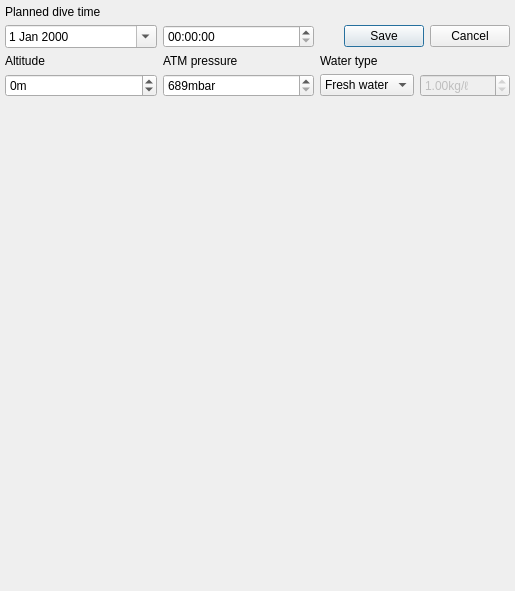
<?xml version="1.0" encoding="UTF-8"?>
<ui version="4.0">
 <class>DivePlanner</class>
 <widget class="QWidget" name="DivePlanner">
  <property name="enabled">
   <bool>true</bool>
  </property>
  <property name="geometry">
   <rect>
    <x>0</x>
    <y>0</y>
    <width>515</width>
    <height>591</height>
   </rect>
  </property>
  <layout class="QGridLayout" name="gridLayout">
   <property name="leftMargin">
    <number>5</number>
   </property>
   <property name="topMargin">
    <number>5</number>
   </property>
   <property name="rightMargin">
    <number>5</number>
   </property>
   <property name="bottomMargin">
    <number>5</number>
   </property>
   <property name="spacing">
    <number>0</number>
   </property>
   <item row="6" column="1">
    <widget class="QScrollArea" name="scrollArea">
     <property name="frameShape">
      <enum>QFrame::NoFrame</enum>
     </property>
     <property name="frameShadow">
      <enum>QFrame::Plain</enum>
     </property>
     <property name="widgetResizable">
      <bool>true</bool>
     </property>
     <widget class="QWidget" name="scrollAreaWidgetContents">
      <property name="geometry">
       <rect>
        <x>0</x>
        <y>0</y>
        <width>505</width>
        <height>581</height>
       </rect>
      </property>
      <layout class="QGridLayout" name="gridLayout_2">
       <property name="leftMargin">
        <number>0</number>
       </property>
       <property name="topMargin">
        <number>0</number>
       </property>
       <property name="rightMargin">
        <number>0</number>
       </property>
       <property name="bottomMargin">
        <number>0</number>
       </property>
       <item row="0" column="0">
        <widget class="QLabel" name="label">
         <property name="sizePolicy">
          <sizepolicy hsizetype="Expanding" vsizetype="Preferred">
           <horstretch>0</horstretch>
           <verstretch>0</verstretch>
          </sizepolicy>
         </property>
         <property name="text">
          <string>Planned dive time</string>
         </property>
        </widget>
       </item>
       <item row="1" column="0">
        <widget class="QDateEdit" name="dateEdit">
         <property name="sizePolicy">
          <sizepolicy hsizetype="Expanding" vsizetype="Fixed">
           <horstretch>0</horstretch>
           <verstretch>0</verstretch>
          </sizepolicy>
         </property>
         <property name="calendarPopup">
          <bool>true</bool>
         </property>
        </widget>
       </item>
       <item row="1" column="1">
        <widget class="QTimeEdit" name="startTime">
         <property name="sizePolicy">
          <sizepolicy hsizetype="Expanding" vsizetype="Fixed">
           <horstretch>0</horstretch>
           <verstretch>0</verstretch>
          </sizepolicy>
         </property>
        </widget>
       </item>
       <item row="1" column="2" colspan="2">
        <widget class="QDialogButtonBox" name="buttonBox">
         <property name="sizePolicy">
          <sizepolicy hsizetype="Expanding" vsizetype="Fixed">
           <horstretch>0</horstretch>
           <verstretch>0</verstretch>
          </sizepolicy>
         </property>
         <property name="standardButtons">
          <set>QDialogButtonBox::Cancel|QDialogButtonBox::Save</set>
         </property>
        </widget>
       </item>
       <item row="2" column="0">
        <widget class="QLabel" name="label_7">
         <property name="text">
          <string>Altitude</string>
         </property>
        </widget>
       </item>
       <item row="2" column="1">
        <widget class="QLabel" name="label_2">
         <property name="text">
          <string>ATM pressure</string>
         </property>
        </widget>
       </item>
       <item row="2" column="2">
        <widget class="QLabel" name="label_3">
         <property name="text">
          <string>Water type</string>
         </property>
        </widget>
       </item>
       <item row="3" column="0">
        <widget class="QSpinBox" name="atmHeight">
         <property name="sizePolicy">
          <sizepolicy hsizetype="Expanding" vsizetype="Fixed">
           <horstretch>0</horstretch>
           <verstretch>0</verstretch>
          </sizepolicy>
         </property>
         <property name="suffix">
          <string>m</string>
         </property>
         <property name="minimum">
          <number>-100</number>
         </property>
         <property name="maximum">
          <number>3000</number>
         </property>
         <property name="singleStep">
          <number>10</number>
         </property>
        </widget>
       </item>
       <item row="3" column="1">
        <widget class="QSpinBox" name="ATMPressure">
         <property name="sizePolicy">
          <sizepolicy hsizetype="Expanding" vsizetype="Fixed">
           <horstretch>0</horstretch>
           <verstretch>0</verstretch>
          </sizepolicy>
         </property>
         <property name="suffix">
          <string>mbar</string>
         </property>
         <property name="minimum">
          <number>689</number>
         </property>
         <property name="maximum">
          <number>1100</number>
         </property>
        </widget>
       </item>
       <item row="3" column="2">
        <widget class="QComboBox" name="waterType">
         <item>
          <property name="text">
           <string>Fresh water</string>
          </property>
         </item>
         <item>
          <property name="text">
           <string>Sea water</string>
          </property>
         </item>
         <item>
          <property name="text">
           <string>EN13319</string>
          </property>
         </item>
         <item>
          <property name="text">
           <string>Custom</string>
          </property>
         </item>
        </widget>
       </item>
       <item row="3" column="3">
        <widget class="QDoubleSpinBox" name="customSalinity">
         <property name="enabled">
          <bool>false</bool>
         </property>
         <property name="sizePolicy">
          <sizepolicy hsizetype="Expanding" vsizetype="Fixed">
           <horstretch>0</horstretch>
           <verstretch>0</verstretch>
          </sizepolicy>
         </property>
         <property name="maximumSize">
          <size>
           <width>90</width>
           <height>16777215</height>
          </size>
         </property>
         <property name="toolTip">
          <string extracomment="Custom water density"/>
         </property>
         <property name="suffix">
          <string>kg/ℓ</string>
         </property>
         <property name="minimum">
          <double>0.990000000000000</double>
         </property>
         <property name="maximum">
          <double>1.300000000000000</double>
         </property>
         <property name="singleStep">
          <double>0.010000000000000</double>
         </property>
         <property name="value">
          <double>1.000000000000000</double>
         </property>
        </widget>
       </item>
       <item row="4" column="0" colspan="4">
        <widget class="TableView" name="cylinderTableWidget" native="true">
         <property name="sizePolicy">
          <sizepolicy hsizetype="MinimumExpanding" vsizetype="Fixed">
           <horstretch>0</horstretch>
           <verstretch>0</verstretch>
          </sizepolicy>
         </property>
         <property name="minimumSize">
          <size>
           <width>0</width>
           <height>50</height>
          </size>
         </property>
        </widget>
       </item>
       <item row="5" column="0" colspan="4">
        <widget class="TableView" name="tableWidget" native="true">
         <property name="sizePolicy">
          <sizepolicy hsizetype="MinimumExpanding" vsizetype="MinimumExpanding">
           <horstretch>0</horstretch>
           <verstretch>0</verstretch>
          </sizepolicy>
         </property>
         <property name="minimumSize">
          <size>
           <width>0</width>
           <height>50</height>
          </size>
         </property>
        </widget>
       </item>
      </layout>
     </widget>
    </widget>
   </item>
  </layout>
 </widget>
 <customwidgets>
  <customwidget>
   <class>TableView</class>
   <extends>QWidget</extends>
   <header>desktop-widgets/tableview.h</header>
   <container>1</container>
  </customwidget>
 </customwidgets>
 <tabstops>
  <tabstop>startTime</tabstop>
  <tabstop>buttonBox</tabstop>
  <tabstop>scrollArea</tabstop>
 </tabstops>
 <resources/>
 <connections/>
</ui>
